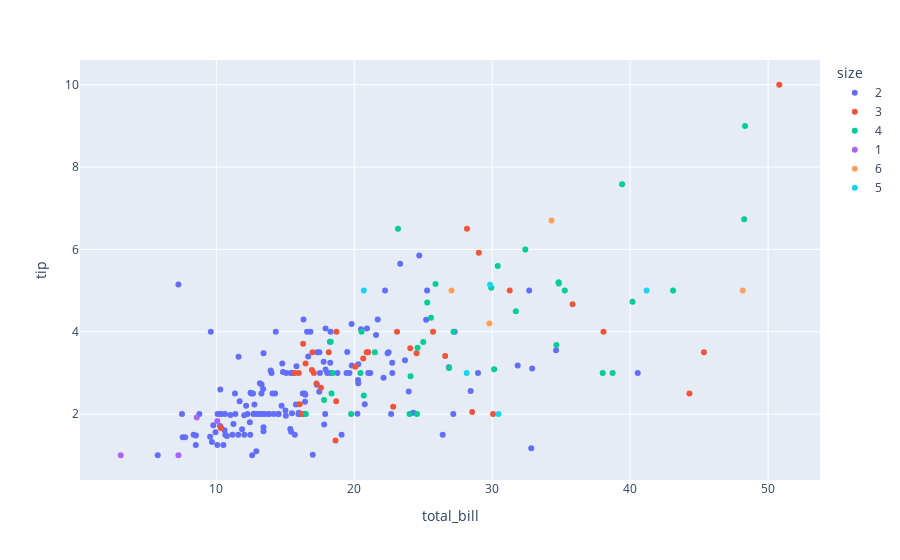

Notebook code for this chart:
### Code cell
df = px.data.tips()
display(df)
df['size'] = df['size'].astype('category') # convert numerical to categorical
fig = px.scatter(df, x='total_bill', y='tip', color='size')
fig.show()

### Figure 1 — Plotly figure (JSON) as saved in the notebook; plotly's stock layout.template omitted (floating-point values rounded to 4 significant figures; data arrays with more than 128 entries replaced by an {"elided": "..."} marker saying what was removed)
{"data": [{"hovertemplate": "size=2<br>total_bill=%{x}<br>tip=%{y}<extra></extra>", "legendgroup": "2", "marker": {"color": "#636efa", "symbol": "circle"}, "mode": "markers", "name": "2", "orientation": "v", "showlegend": true, "type": "scatter", "x": {"elided": "156 float values"}, "xaxis": "x", "y": {"elided": "156 float values"}, "yaxis": "y"}, {"hovertemplate": "size=3<br>total_bill=%{x}<br>tip=%{y}<extra></extra>", "legendgroup": "3", "marker": {"color": "#EF553B", "symbol": "circle"}, "mode": "markers", "name": "3", "orientation": "v", "showlegend": true, "type": "scatter", "x": [10.34, 21.01, 10.33, 16.29, 16.97, 20.65, 24.06, 16.31, 16.93, 18.69, 31.27, 16.04, 28.55, 17.59, 20.08, 17.07, 44.3, 38.07, 25.71, 22.82, 18.64, 17.26, 16.21, 24.52, 50.81, 45.35, 20.9, 18.15, 23.1, 18.71, 16.47, 26.59, 30.06, 28.17, 15.98, 15.69, 35.83, 29.03], "xaxis": "x", "y": [1.66, 3.5, 1.67, 3.71, 3.5, 3.35, 3.6, 2, 3.07, 2.31, 5, 2.24, 2.05, 2.64, 3.15, 3, 2.5, 4, 4, 2.18, 1.36, 2.74, 2, 3.48, 10, 3.5, 3.5, 3.5, 4, 4, 3.23, 3.41, 2, 6.5, 3, 3, 4.67, 5.92], "yaxis": "y"}, {"hovertemplate": "size=4<br>total_bill=%{x}<br>tip=%{y}<extra></extra>", "legendgroup": "4", "marker": {"color": "#00cc96", "symbol": "circle"}, "mode": "markers", "name": "4", "orientation": "v", "showlegend": true, "type": "scatter", "x": [24.59, 25.29, 26.88, 35.26, 18.43, 39.42, 17.81, 18.35, 20.69, 30.4, 32.4, 34.81, 25.56, 38.01, 48.27, 18.29, 27.2, 34.83, 40.17, 29.93, 24.08, 24.55, 19.77, 25, 16.49, 21.5, 31.71, 34.65, 23.17, 43.11, 20.53, 38.73, 25.89, 48.33, 30.14, 20.45, 24.01], "xaxis": "x", "y": [3.61, 4.71, 3.12, 5, 3, 7.58, 2.34, 2.5, 2.45, 5.6, 6, 5.2, 4.34, 3, 6.73, 3.76, 4, 5.17, 4.73, 5.07, 2.92, 2, 2, 3.75, 2, 3.5, 4.5, 3.68, 6.5, 5, 4, 3, 5.16, 9, 3.09, 3, 2], "yaxis": "y"}, {"hovertemplate": "size=1<br>total_bill=%{x}<br>tip=%{y}<extra></extra>", "legendgroup": "1", "marker": {"color": "#ab63fa", "symbol": "circle"}, "mode": "markers", "name": "1", "orientation": "v", "showlegend": true, "type": "scatter", "x": [3.07, 10.07, 7.25, 8.58], "xaxis": "x", "y": [1, 1.83, 1, 1.92], "yaxis": "y"}, {"hovertemplate": "size=6<br>total_bill=%{x}<br>tip=%{y}<extra></extra>", "legendgroup": "6", "marker": {"color": "#FFA15A", "symbol": "circle"}, "mode": "markers", "name": "6", "orientation": "v", "showlegend": true, "type": "scatter", "x": [29.8, 34.3, 27.05, 48.17], "xaxis": "x", "y": [4.2, 6.7, 5, 5], "yaxis": "y"}, {"hovertemplate": "size=5<br>total_bill=%{x}<br>tip=%{y}<extra></extra>", "legendgroup": "5", "marker": {"color": "#19d3f3", "symbol": "circle"}, "mode": "markers", "name": "5", "orientation": "v", "showlegend": true, "type": "scatter", "x": [41.19, 29.85, 20.69, 30.46, 28.15], "xaxis": "x", "y": [5, 5.14, 5, 2, 3], "yaxis": "y"}], "layout": {"legend": {"title": {"text": "size"}, "tracegroupgap": 0}, "margin": {"t": 60}, "xaxis": {"anchor": "y", "domain": [0, 1], "title": {"text": "total_bill"}}, "yaxis": {"anchor": "x", "domain": [0, 1], "title": {"text": "tip"}}}}
